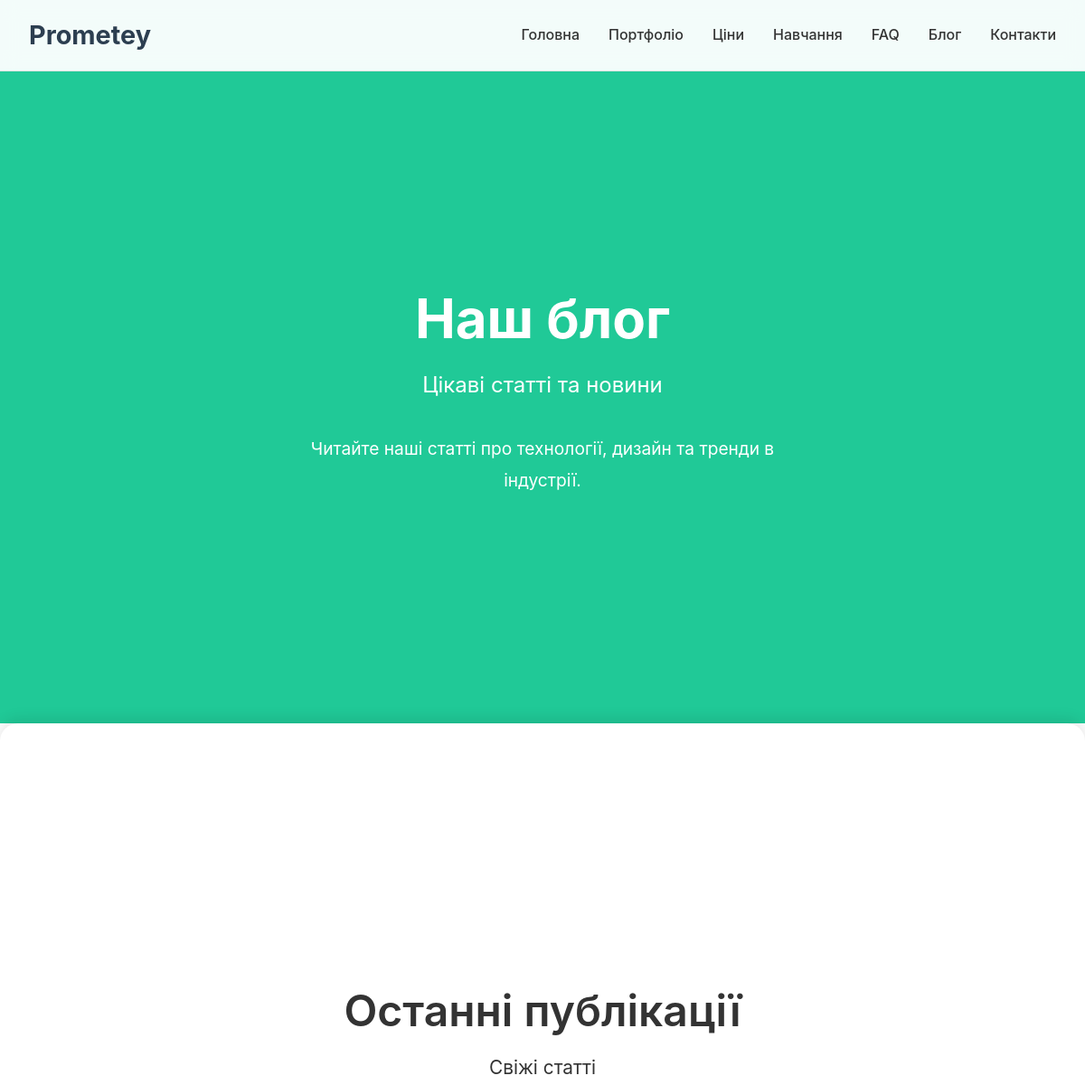
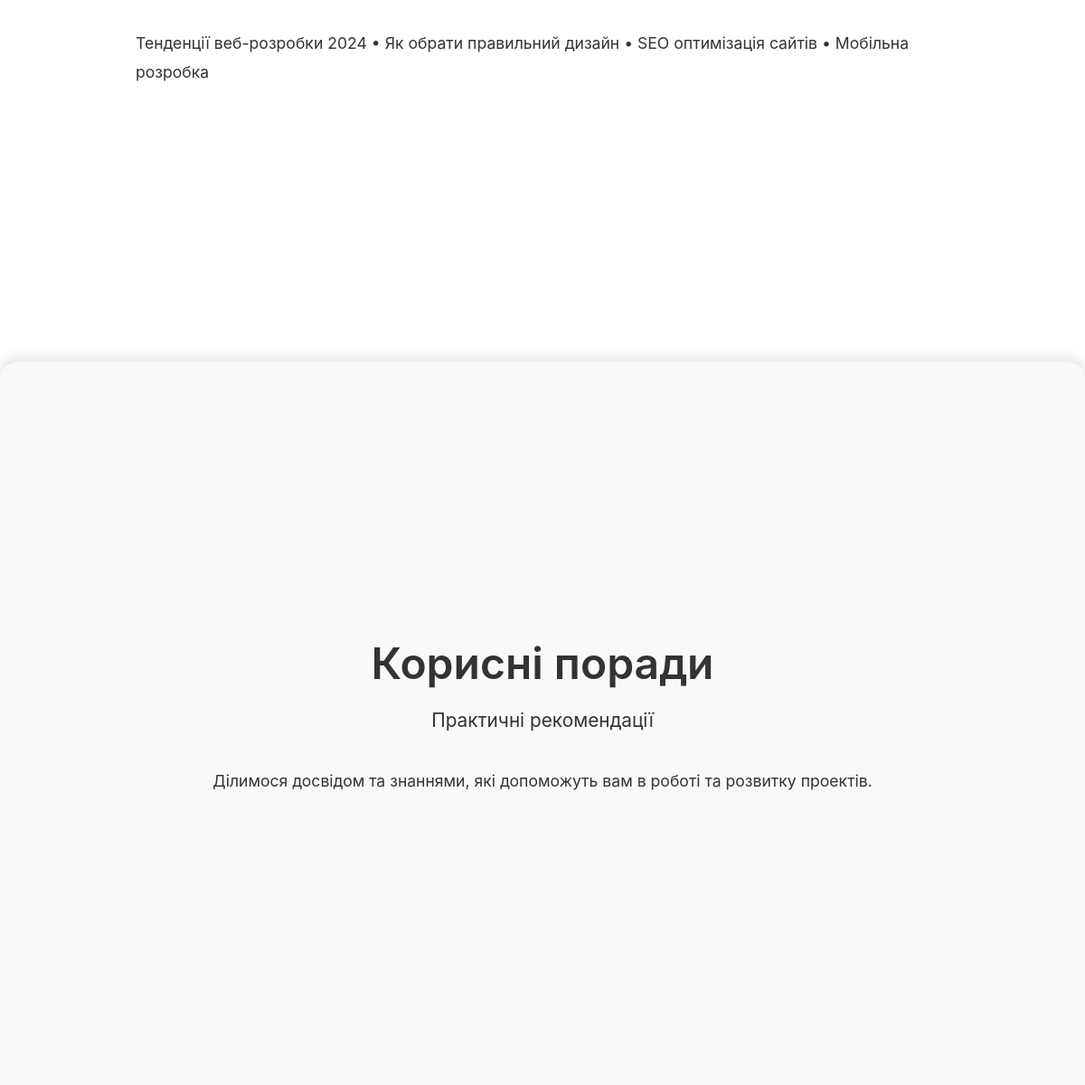
Screenshot of /blog/ with the database file from the repository (2 pictures, top to bottom).
### prometey/models.py (models this page shows, shortened)
class PageBlock(models.Model):
    PAGE_CHOICES = [
        ('home', 'Головна'),
        ('portfolio', 'Портфоліо'),
        ('prices', 'Ціни'),
        ('education', 'Навчання'),
        ('faq', 'FAQ'),
        ('blog', 'Блог'),
        ('contacts', 'Контакти'),
    ]
    BLOCK_TYPES = [
        ('hero', 'Герой секція'),
        ('content', 'Контент блок'),
        ('features', 'Особливості'),
        ('testimonials', 'Відгуки'),
        ('cta', 'Заклик до дії'),
    ]
    page = models.CharField(
        max_length=20,
        choices=PAGE_CHOICES,
        verbose_name='Сторінка'
    )
    block_type = models.CharField(
        max_length=20,
        choices=BLOCK_TYPES,
        verbose_name='Тип блока'
    )
    title = models.CharField(
        max_length=200,
        verbose_name='Заголовок'
    )
    subtitle = models.CharField(
        max_length=300,
        blank=True,
        verbose_name='Підзаголовок'
    )
    content = models.TextField(
        verbose_name='Контент'
    )
    background_color = models.CharField(
        max_length=7,
        default='#ffffff',
        verbose_name='Колір фону'
    )
    text_color = models.CharField(
        max_length=7,
        default='#000000',
        verbose_name='Колір тексту'
    )
    order = models.PositiveIntegerField(
        default=0,
        verbose_name='Порядок'
    )
    is_active = models.BooleanField(
        default=True,
        verbose_name='Активний'
    )
    created_at = models.DateTimeField(
        auto_now_add=True,
        verbose_name='Створено'
    )
    updated_at = models.DateTimeField(
        auto_now=True,
        verbose_name='Оновлено'
    )
    class Meta:
        ordering = ['page', 'order']
        verbose_name = 'Блок сторінки'
        verbose_name_plural = 'Блоки сторінок'

### prometey/views.py (the view)
# urls.py: path('blog/', views.BlogView.as_view(), name='blog'),
class BlogView(BasePageView):
    template_name = 'prometey/blog.html'
    page_name = 'blog'

### prometey/views.py (called while the page is built)
    def get_context_data(self, **kwargs):
        context = super().get_context_data(**kwargs)
        page_name = self.get_page_name()
        context['blocks'] = PageBlock.objects.filter(
            page=page_name,
            is_active=True
        ).order_by('order')
        try:
            context['page_meta'] = PageMeta.objects.get(page=page_name)
        except PageMeta.DoesNotExist:
            context['page_meta'] = None
        context['page_name'] = page_name
        return context

    def get_page_name(self):
        return getattr(self, 'page_name', 'home')

### templates/prometey/blog.html
{% extends 'prometey/page_base.html' %}

### templates/prometey/page_base.html (shortened to what this page needs)
{% extends 'prometey/base.html' %}
{% block content %}
<div class="page-container">
    {% for block in blocks %}
    <section class="page-section" data-section-id="{{ block.id }}"
        style="--bg-color: {{ block.background_color }}; --text-color: {{ block.text_color }};">
        <div class="section-background" style="background-color: {{ block.background_color }};"></div>
        <div class="section-content">
            <div class="container">
                {% if block.block_type == 'hero' %}
                <div class="hero-block">
                    <div class="hero-content">
                        <h1 class="hero-title">{{ block.title }}</h1>
                        {% if block.subtitle %}
                        <p class="hero-subtitle">{{ block.subtitle }}</p>
                        {% endif %}
                        <div class="hero-description">
                            {{ block.content|linebreaks }}
                        </div>
                    </div>
                </div>
                {% elif block.block_type == 'content' %}
                <div class="content-block">
                    <div class="content-header">
                        <h2 class="content-title">{{ block.title }}</h2>
                        {% if block.subtitle %}
                        <p class="content-subtitle">{{ block.subtitle }}</p>
                        {% endif %}
                    </div>
                    <div class="content-body">
                        {{ block.content|linebreaks }}
                    </div>
                </div>
                {% endif %}
            </div>
        </div>
    </section>
    {% endfor %}
</div>
{% endblock %}

### static/css/main.css (style rules this page uses)
* { margin: 0; padding: 0; box-sizing: border-box; }
html { scroll-behavior: smooth; font-size: 16px; }
body { font-family: -apple-system, BlinkMacSystemFont, 'Segoe UI', 'Roboto', 'Oxygen', 'Ubuntu', 'Cantarell', 'Fira Sans', 'Droid Sans', 'Helvetica Neue', sans-serif; line-height: 1.6; color: #333; background-color: #ffffff; overflow-x: hidden; -webkit-font-smoothing: antialiased; -moz-osx-font-smoothing: grayscale; }
.container { max-width: 1200px; margin: 0 auto; padding: 0 20px; }
h1, h2, h3, h4, h5, h6 { font-weight: 600; line-height: 1.2; margin-bottom: 1rem; }
h1 { font-size: 2.5rem; }
h2 { font-size: 2rem; }
p { margin-bottom: 1rem; line-height: 1.8; }

### static/css/sticky-scroll.css (style rules this page uses)
.page-container { position: relative; }
.page-section { position: sticky; top: 0; height: 100vh; width: 100%; display: flex; align-items: center; justify-content: center; box-sizing: border-box; }
.page-section:nth-child(1) { z-index: 1; padding-top: 80px; }
.page-section:nth-child(2) { z-index: 2; }
.page-section:nth-child(3) { z-index: 3; }
.section-background { position: absolute; top: 0; left: 0; width: 100%; height: 100%; z-index: 1; }
.section-content { position: relative; z-index: 2; height: 100%; display: flex; align-items: center; justify-content: center; padding: 2rem 0; }
.page-section:not(:first-child) .section-background { border-radius: 20px 20px 0 0; box-shadow: 0 -5px 15px rgba(0, 0, 0, 0.1); }
.hero-block { text-align: center; max-width: 800px; margin: 0 auto; }
.hero-title { font-size: clamp(2.5rem, 5vw, 4rem); margin-bottom: 1rem; color: var(--text-color, #333); font-weight: 700; line-height: 1.2; }
.hero-subtitle { font-size: clamp(1.2rem, 3vw, 1.5rem); margin-bottom: 2rem; color: var(--text-color, #666); font-weight: 400; }
.hero-description { font-size: clamp(1rem, 2vw, 1.2rem); color: var(--text-color, #555); max-width: 600px; margin: 0 auto; }
.content-block { max-width: 900px; margin: 0 auto; text-align: center; }
.content-title { font-size: clamp(2rem, 4vw, 3rem); margin-bottom: 1rem; color: var(--text-color, #333); font-weight: 600; }
.content-subtitle { font-size: clamp(1.1rem, 2.5vw, 1.3rem); margin-bottom: 2rem; color: var(--text-color, #666); }
.content-body { font-size: clamp(1rem, 2vw, 1.1rem); color: var(--text-color, #555); line-height: 1.8; text-align: left; }
.section-content { animation: fadeInUp 0.6s ease-out; }
.section-background { transition: all 0.3s ease; }
html { scroll-behavior: smooth; }
.page-section { min-height: 100vh; }

### static/css/transitions.css (style rules this page uses)
.fade-in { opacity: 0; transform: translateY(20px); animation: fadeIn 0.8s ease-out forwards; }

### rows the page displays
PageBlock: title "Наш блог", subtitle "Цікаві статті та новини", content "Читайте наші статті про технології, дизайн та тренди в індустрії."
PageBlock: title "Останні публікації", subtitle "Свіжі статті", content "Тенденції веб-розробки 2024 • Як обрати правильний дизайн • SEO оптимізація сайтів • Мобільна розробка"
PageBlock: title "Корисні поради", subtitle "Практичні рекомендації", content "Ділимося досвідом та знаннями, які допоможуть вам в роботі та розвитку проектів."
